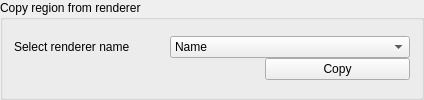
    <widget class="QGroupBox" name="groupBox">
     <property name="minimumSize">
      <size>
       <width>0</width>
       <height>0</height>
      </size>
     </property>
     <property name="title">
      <string>Copy region from renderer</string>
     </property>
     <layout class="QVBoxLayout" name="verticalLayout_8">
      <item>
       <layout class="QVBoxLayout" name="verticalLayout_7">
        <property name="spacing">
         <number>0</number>
        </property>
        <property name="leftMargin">
         <number>0</number>
        </property>
        <property name="topMargin">
         <number>0</number>
        </property>
        <property name="rightMargin">
         <number>0</number>
        </property>
        <property name="bottomMargin">
         <number>0</number>
        </property>
        <item>
         <layout class="QHBoxLayout" name="horizontalLayout_11">
          <property name="spacing">
           <number>0</number>
          </property>
          <property name="topMargin">
           <number>0</number>
          </property>
          <item>
           <widget class="QLabel" name="label_8">
            <property name="text">
             <string>Select renderer name</string>
            </property>
           </widget>
          </item>
          <item>
           <spacer name="horizontalSpacer_5">
            <property name="orientation">
             <enum>Qt::Horizontal</enum>
            </property>
            <property name="sizeHint" stdset="0">
             <size>
              <width>40</width>
              <height>20</height>
             </size>
            </property>
           </spacer>
          </item>
          <item>
           <widget class="QComboBox" name="copyCombo">
            <property name="minimumSize">
             <size>
              <width>240</width>
              <height>0</height>
             </size>
            </property>
            <property name="maximumSize">
             <size>
              <width>120</width>
              <height>16777215</height>
             </size>
            </property>
            <item>
             <property name="text">
              <string>Name</string>
             </property>
            </item>
           </widget>
          </item>
         </layout>
        </item>
        <item>
         <layout class="QHBoxLayout" name="horizontalLayout_2">
          <property name="spacing">
           <number>0</number>
          </property>
          <property name="topMargin">
           <number>0</number>
          </property>
          <item>
           <spacer name="horizontalSpacer_2">
            <property name="orientation">
             <enum>Qt::Horizontal</enum>
            </property>
            <property name="sizeHint" stdset="0">
             <size>
              <width>40</width>
              <height>20</height>
             </size>
            </property>
           </spacer>
          </item>
          <item>
           <widget class="QPushButton" name="copyButton">
            <property name="minimumSize">
             <size>
              <width>145</width>
              <height>0</height>
             </size>
            </property>
            <property name="maximumSize">
             <size>
              <width>125</width>
              <height>16777215</height>
             </size>
            </property>
            <property name="text">
             <string>Copy</string>
            </property>
           </widget>
          </item>
         </layout>
        </item>
       </layout>
      </item>
     </layout>
    </widget>
